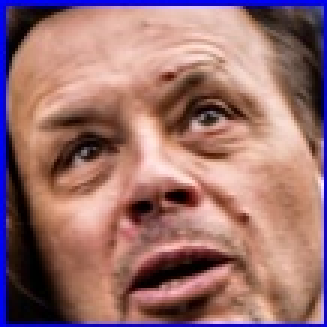
#> input picture file_1.jpg, 109 x 109 px (shown 3 times larger); its folder holds only this picture in this run
$ python face1.py file_1.jpg file_2.jpg   (older library calls are emulated)
#> lines starting #> are read from the running program, lines starting #| are printed output that depends on the picture
import sys
import cv2
from PIL import Image
# Get user supplied values
imagePath = sys.argv[1]

#cascPath = sys.argv[2]
# Create the haar cascade
faceCascade = cv2.CascadeClassifier(cv2.data.haarcascades+ 'haarcascade_frontalface_default.xml')
# Read the image
image = cv2.imread(imagePath)
#> image is the input picture: shape (109, 109, 3); mean B, G, R 110.8, 111.6, 153.6
gray = cv2.cvtColor(image, cv2.COLOR_BGR2GRAY)
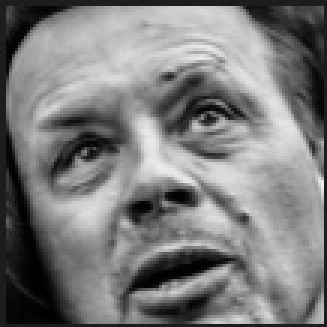
#> gray: shape (109, 109) (shown 3 times larger); min 0, max 241, mean 124.1
# Detect faces in the image
faces = faceCascade.detectMultiScale(
    gray,
    scaleFactor=1.35,
    minNeighbors=5,
    minSize=(30, 30),
    flags =0
    #cv2.cv.CV_HAAR_SCALE_IMAGE
)
#> faces = ()
#print "Found {0} faces!".format(len(faces))

#im = Image.open("test.jpg")

crop_rectangle = (50, 50, 200, 200)
#cropped_im = im.crop(crop_rectangle)
count=0
# Draw a rectangle around the faces
for (x, y, w, h) in faces:
    count=count+1
    windowName = None
    cv2.rectangle(image, (x, y), (x+w, y+h), (0, 255, 0), 2)
    x1=int(x+0.0514*w)
    y1=int(y+0.0514*h)
    x2=int(x+(w)*0.9486)
    y2=int(y+(h)*0.9486)
    cv2.rectangle(image, (x1,y1),(x2,y2),(255, 0, 0), 2)
    crop_img = image[y1:y2, x1:x2]
    cv2.imshow("cropped", crop_img)
    filename = "file_%d.jpg"%count
    cv2.imwrite(filename,crop_img)
    cv2.waitKey(0)
#> this loop made 0 passes
#> after the loop, count = 0
cv2.imshow("Faces found" ,image)
cv2.imwrite("overall.png",image)
cv2.waitKey(0)
cv2.destroyAllWindows()

$ run again, on file_5.jpg
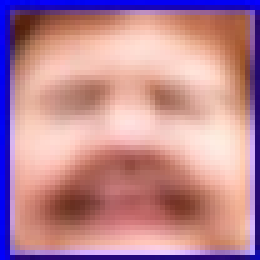
#> input picture file_5.jpg, 52 x 52 px (shown 5 times larger)
#> image is the input picture: shape (52, 52, 3); mean B, G, R 148.7, 135.7, 188.1
#> `gray = cv2.cvtColor(image, cv2.COLOR_BGR2GRAY)`:
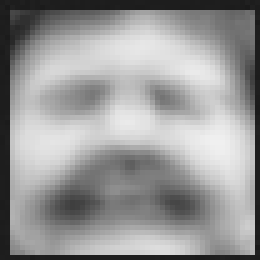
#> gray: shape (52, 52) (shown 5 times larger); min 25, max 240, mean 152.9
#> faces = ()
#> after the loop `for (x, y, w, h) in faces:`: count = 0

$ run again, on file_6.jpg
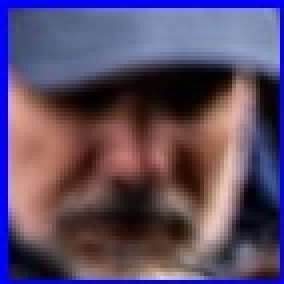
#> input picture file_6.jpg, 71 x 71 px (shown 4 times larger)
#> image is the input picture: shape (71, 71, 3); mean B, G, R 102, 75.7, 91.7
#> `gray = cv2.cvtColor(image, cv2.COLOR_BGR2GRAY)`:
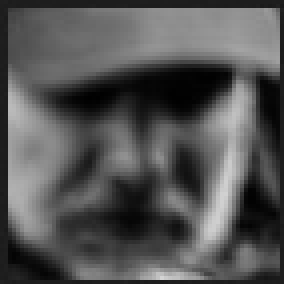
#> gray: shape (71, 71) (shown 4 times larger); min 0, max 211, mean 83.5
#> faces = ()
#> after the loop `for (x, y, w, h) in faces:`: count = 0

$ run again, on file_7.jpg
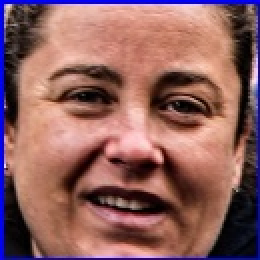
#> input picture file_7.jpg, 130 x 130 px (shown 2 times larger)
#> image is the input picture: shape (130, 130, 3); mean B, G, R 95.3, 97.3, 142.8
#> `gray = cv2.cvtColor(image, cv2.COLOR_BGR2GRAY)`:
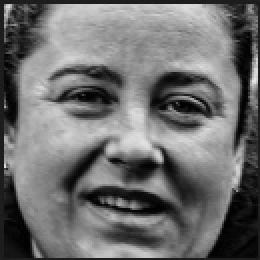
#> gray: shape (130, 130) (shown 2 times larger); min 0, max 229, mean 110.7
#> faces = ()
#> after the loop `for (x, y, w, h) in faces:`: count = 0

$ run again, on file_2.jpg
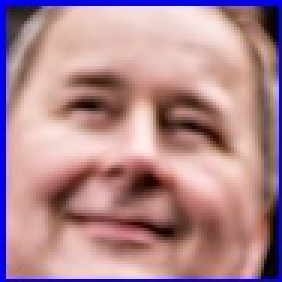
#> input picture file_2.jpg, 94 x 94 px (shown 3 times larger)
#> image is the input picture: shape (94, 94, 3); mean B, G, R 143.2, 136.2, 175.7
#> `gray = cv2.cvtColor(image, cv2.COLOR_BGR2GRAY)`:
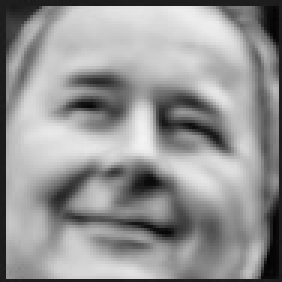
#> gray: shape (94, 94) (shown 3 times larger); min 2, max 243, mean 148.8
#> faces = ()
#> after the loop `for (x, y, w, h) in faces:`: count = 0
